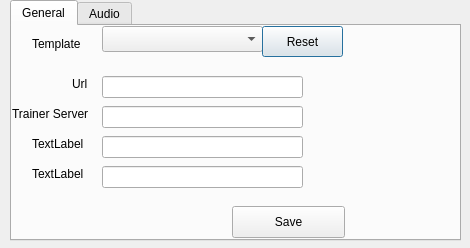
<?xml version="1.0" encoding="UTF-8"?>
<ui version="4.0">
 <class>SettingsDialog</class>
 <widget class="QDialog" name="SettingsDialog">
  <property name="windowModality">
   <enum>Qt::ApplicationModal</enum>
  </property>
  <property name="geometry">
   <rect>
    <x>0</x>
    <y>0</y>
    <width>470</width>
    <height>248</height>
   </rect>
  </property>
  <property name="windowTitle">
   <string>Dialog</string>
  </property>
  <widget class="QTabWidget" name="tabWidget">
   <property name="geometry">
    <rect>
     <x>10</x>
     <y>0</y>
     <width>451</width>
     <height>241</height>
    </rect>
   </property>
   <property name="currentIndex">
    <number>0</number>
   </property>
   <widget class="QWidget" name="tabGeneral">
    <attribute name="title">
     <string>General</string>
    </attribute>
    <widget class="QLabel" name="label">
     <property name="geometry">
      <rect>
       <x>20</x>
       <y>10</y>
       <width>61</width>
       <height>16</height>
      </rect>
     </property>
     <property name="text">
      <string>Template</string>
     </property>
    </widget>
    <widget class="QComboBox" name="cbTemplate">
     <property name="geometry">
      <rect>
       <x>90</x>
       <y>0</y>
       <width>161</width>
       <height>26</height>
      </rect>
     </property>
    </widget>
    <widget class="QLineEdit" name="leURL">
     <property name="geometry">
      <rect>
       <x>90</x>
       <y>50</y>
       <width>201</width>
       <height>22</height>
      </rect>
     </property>
    </widget>
    <widget class="QLineEdit" name="leServer">
     <property name="geometry">
      <rect>
       <x>90</x>
       <y>80</y>
       <width>201</width>
       <height>22</height>
      </rect>
     </property>
    </widget>
    <widget class="QLineEdit" name="lineEdit_3">
     <property name="geometry">
      <rect>
       <x>90</x>
       <y>110</y>
       <width>201</width>
       <height>22</height>
      </rect>
     </property>
    </widget>
    <widget class="QLineEdit" name="lineEdit_4">
     <property name="geometry">
      <rect>
       <x>90</x>
       <y>140</y>
       <width>201</width>
       <height>22</height>
      </rect>
     </property>
    </widget>
    <widget class="QPushButton" name="pushButton">
     <property name="geometry">
      <rect>
       <x>250</x>
       <y>0</y>
       <width>81</width>
       <height>31</height>
      </rect>
     </property>
     <property name="text">
      <string>Reset</string>
     </property>
    </widget>
    <widget class="QLabel" name="label_2">
     <property name="geometry">
      <rect>
       <x>60</x>
       <y>50</y>
       <width>21</width>
       <height>16</height>
      </rect>
     </property>
     <property name="text">
      <string>Url</string>
     </property>
    </widget>
    <widget class="QLabel" name="label_3">
     <property name="geometry">
      <rect>
       <x>0</x>
       <y>80</y>
       <width>91</width>
       <height>16</height>
      </rect>
     </property>
     <property name="text">
      <string>Trainer Server</string>
     </property>
    </widget>
    <widget class="QLabel" name="label_4">
     <property name="geometry">
      <rect>
       <x>20</x>
       <y>110</y>
       <width>61</width>
       <height>16</height>
      </rect>
     </property>
     <property name="text">
      <string>TextLabel</string>
     </property>
    </widget>
    <widget class="QLabel" name="label_5">
     <property name="geometry">
      <rect>
       <x>20</x>
       <y>140</y>
       <width>61</width>
       <height>16</height>
      </rect>
     </property>
     <property name="text">
      <string>TextLabel</string>
     </property>
    </widget>
    <widget class="QPushButton" name="pbSaveGeneral">
     <property name="geometry">
      <rect>
       <x>220</x>
       <y>180</y>
       <width>113</width>
       <height>32</height>
      </rect>
     </property>
     <property name="text">
      <string>Save</string>
     </property>
    </widget>
   </widget>
   <widget class="QWidget" name="tabSip">
    <attribute name="title">
     <string>Audio</string>
    </attribute>
    <widget class="QComboBox" name="cbInput">
     <property name="geometry">
      <rect>
       <x>100</x>
       <y>20</y>
       <width>271</width>
       <height>26</height>
      </rect>
     </property>
    </widget>
    <widget class="QComboBox" name="cbOutput">
     <property name="geometry">
      <rect>
       <x>100</x>
       <y>50</y>
       <width>271</width>
       <height>26</height>
      </rect>
     </property>
    </widget>
    <widget class="QComboBox" name="cbRing">
     <property name="geometry">
      <rect>
       <x>100</x>
       <y>80</y>
       <width>271</width>
       <height>26</height>
      </rect>
     </property>
    </widget>
    <widget class="QLabel" name="label_6">
     <property name="geometry">
      <rect>
       <x>10</x>
       <y>20</y>
       <width>91</width>
       <height>24</height>
      </rect>
     </property>
     <property name="text">
      <string>Input Device</string>
     </property>
    </widget>
    <widget class="QLabel" name="label_7">
     <property name="geometry">
      <rect>
       <x>0</x>
       <y>50</y>
       <width>101</width>
       <height>24</height>
      </rect>
     </property>
     <property name="text">
      <string>Output Device</string>
     </property>
    </widget>
    <widget class="QLabel" name="label_8">
     <property name="geometry">
      <rect>
       <x>15</x>
       <y>80</y>
       <width>81</width>
       <height>20</height>
      </rect>
     </property>
     <property name="text">
      <string>Ring Device</string>
     </property>
    </widget>
    <widget class="QToolButton" name="tbRingTest">
     <property name="geometry">
      <rect>
       <x>380</x>
       <y>80</y>
       <width>31</width>
       <height>23</height>
      </rect>
     </property>
     <property name="text">
      <string>Test</string>
     </property>
    </widget>
    <widget class="QLineEdit" name="leRingFile">
     <property name="geometry">
      <rect>
       <x>60</x>
       <y>120</y>
       <width>361</width>
       <height>22</height>
      </rect>
     </property>
     <property name="toolTip">
      <string extracomment="tone_stream://%(2000,4000,440.0,480.0);loops=20"/>
     </property>
     <property name="text">
      <string>tone_stream://%(2000,4000,440.0,480.0);loops=20</string>
     </property>
    </widget>
    <widget class="QLabel" name="label_9">
     <property name="geometry">
      <rect>
       <x>2</x>
       <y>122</y>
       <width>61</width>
       <height>16</height>
      </rect>
     </property>
     <property name="text">
      <string>Ring File</string>
     </property>
    </widget>
    <widget class="QToolButton" name="tbSelectFile">
     <property name="geometry">
      <rect>
       <x>420</x>
       <y>120</y>
       <width>25</width>
       <height>23</height>
      </rect>
     </property>
     <property name="toolTip">
      <string>&lt;!DOCTYPE HTML PUBLIC &quot;-//W3C//DTD HTML 4.0//EN&quot; &quot;http://www.w3.org/TR/REC-html40/strict.dtd&quot;&gt;
&lt;html&gt;&lt;head&gt;&lt;meta name=&quot;qrichtext&quot; content=&quot;1&quot; /&gt;&lt;style type=&quot;text/css&quot;&gt;
p, li { white-space: pre-wrap; }
&lt;/style&gt;&lt;/head&gt;&lt;body style=&quot; font-family:'Lucida Grande'; font-size:11pt; font-weight:400; font-style:normal;&quot;&gt;
&lt;p style=&quot; margin-top:0px; margin-bottom:0px; margin-left:0px; margin-right:0px; -qt-block-indent:0; text-indent:0px;&quot;&gt;Choose a custom .wav file, we don't support mp3 right now.&lt;/p&gt;
&lt;p style=&quot; margin-top:0px; margin-bottom:0px; margin-left:0px; margin-right:0px; -qt-block-indent:0; text-indent:0px;&quot;&gt;For default ring, set to: tone_stream://%(2000,4000,440.0,480.0);loops=20&lt;/p&gt;&lt;/body&gt;&lt;/html&gt;</string>
     </property>
     <property name="text">
      <string>...</string>
     </property>
    </widget>
    <widget class="QWidget" name="layoutWidget">
     <property name="geometry">
      <rect>
       <x>90</x>
       <y>160</y>
       <width>263</width>
       <height>32</height>
      </rect>
     </property>
     <layout class="QGridLayout" name="gridLayout_4">
      <item row="0" column="2">
       <widget class="QPushButton" name="pbSave">
        <property name="text">
         <string>Save</string>
        </property>
       </widget>
      </item>
      <item row="0" column="1">
       <widget class="QPushButton" name="pbLoopTest">
        <property name="text">
         <string>Loop Test</string>
        </property>
       </widget>
      </item>
      <item row="0" column="0">
       <widget class="QPushButton" name="pbReset">
        <property name="text">
         <string>Reset</string>
        </property>
       </widget>
      </item>
     </layout>
    </widget>
   </widget>
  </widget>
 </widget>
 <resources/>
 <connections/>
</ui>
